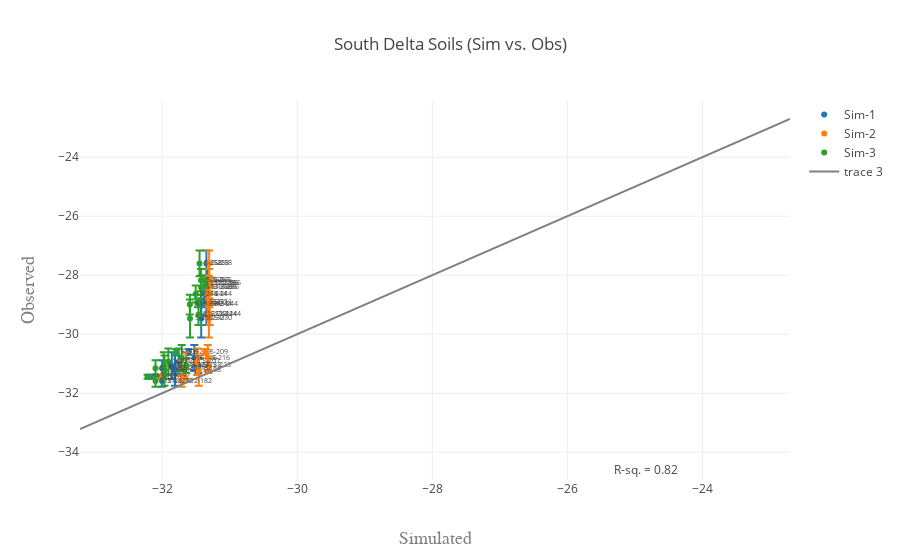

This figure's notebook cell:
### Code cell
data = []
for folder in range(1, folders + 1):
    df = delta_dat.loc[delta_dat['IDsim'] == ('Sim-' + str(folder))]
    df = df.loc[df['Transect'] == 'S']
    trace = get_scatter(df, test_var, sd, name=('Sim-' + str(folder)))
    data.append(trace)
    
data.append(get_xy_line(delta_dat, test_var, delta=True))

fig = go.Figure(data=data, layout=get_layout(delta_dat, test_var, title='South Delta Soils (Sim vs. Obs)'))
iplot(fig)

### Figure 1 — Plotly figure (JSON) as saved in the notebook; plotly's stock layout.template omitted (floating-point values rounded to 4 significant figures)
{"data": [{"error_y": {"array": [0.2702, 0.2017, 0.35, 0.1513, 0.07071, 0.3338, 0.4073, 0.5132, 0.4509, 0.4509, 0.1, 0.4359, 0.2517, 0.6429, 0.2887, 0.1528, 0.4359, 0.3786], "symmetric": true, "type": "data"}, "mode": "markers+text", "name": "Sim-1", "text": ["S11-182", "S12-182", "S12-244", "S12-286", "S13-197", "S13-244", "S13-286", "S-188", "S-197", "S-201", "S-209", "S-216", "S-223", "S-230", "S-244", "S-251", "S-258", "S-265"], "textfont": {"size": 7}, "textposition": "right", "type": "scatter", "x": [-32.0, -32.0, -31.34, -31.31, -32.18, -31.43, -31.35, -31.81, -31.86, -31.76, -31.61, -31.52, -31.46, -31.42, -31.37, -31.36, -31.34, -31.34], "y": [-31.15, -31.58, -29.34, -28.26, -31.44, -28.99, -28.41, -31.23, -31.07, -30.93, -30.6, -30.8, -31.07, -29.47, -28.63, -28.93, -27.6, -28.17]}, {"error_y": {"array": [0.2702, 0.2017, 0.35, 0.1513, 0.07071, 0.3338, 0.4073, 0.5132, 0.4509, 0.4509, 0.1, 0.4359, 0.2517, 0.6429, 0.2887, 0.1528, 0.4359, 0.3786], "symmetric": true, "type": "data"}, "mode": "markers+text", "name": "Sim-2", "text": ["S11-182", "S12-182", "S12-244", "S12-286", "S13-197", "S13-244", "S13-286", "S-188", "S-197", "S-201", "S-209", "S-216", "S-223", "S-230", "S-244", "S-251", "S-258", "S-265"], "textfont": {"size": 7}, "textposition": "right", "type": "scatter", "x": [-31.71, -31.71, -31.3, -31.29, -32.04, -31.33, -31.32, -31.46, -31.64, -31.48, -31.36, -31.33, -31.31, -31.31, -31.3, -31.3, -31.3, -31.3], "y": [-31.15, -31.58, -29.34, -28.26, -31.44, -28.99, -28.41, -31.23, -31.07, -30.93, -30.6, -30.8, -31.07, -29.47, -28.63, -28.93, -27.6, -28.17]}, {"error_y": {"array": [0.2702, 0.2017, 0.35, 0.1513, 0.07071, 0.3338, 0.4073, 0.5132, 0.4509, 0.4509, 0.1, 0.4359, 0.2517, 0.6429, 0.2887, 0.1528, 0.4359, 0.3786], "symmetric": true, "type": "data"}, "mode": "markers+text", "name": "Sim-3", "text": ["S11-182", "S12-182", "S12-244", "S12-286", "S13-197", "S13-244", "S13-286", "S-188", "S-197", "S-201", "S-209", "S-216", "S-223", "S-230", "S-244", "S-251", "S-258", "S-265"], "textfont": {"size": 7}, "textposition": "right", "type": "scatter", "x": [-32.1, -32.1, -31.46, -31.36, -32.22, -31.59, -31.42, -31.96, -31.98, -31.91, -31.79, -31.71, -31.64, -31.59, -31.5, -31.47, -31.45, -31.42], "y": [-31.15, -31.58, -29.34, -28.26, -31.44, -28.99, -28.41, -31.23, -31.07, -30.93, -30.6, -30.8, -31.07, -29.47, -28.63, -28.93, -27.6, -28.17]}, {"marker": {"color": "grey", "opacity": 0.9}, "mode": "lines", "type": "scatter", "x": [-33.22, -22.7], "y": [-33.22, -22.7]}], "layout": {"annotations": [{"showarrow": false, "text": "R-sq. = 0.82", "x": -24.84, "y": -34.59}], "showlegend": true, "title": "South Delta Soils (Sim vs. Obs)", "xaxis": {"title": "Simulated", "titlefont": {"color": "#7f7f7f", "family": "Courier New, monospace", "size": 18}}, "yaxis": {"title": "Observed", "titlefont": {"color": "#7f7f7f", "family": "Courier New, monospace", "size": 18}}}}
